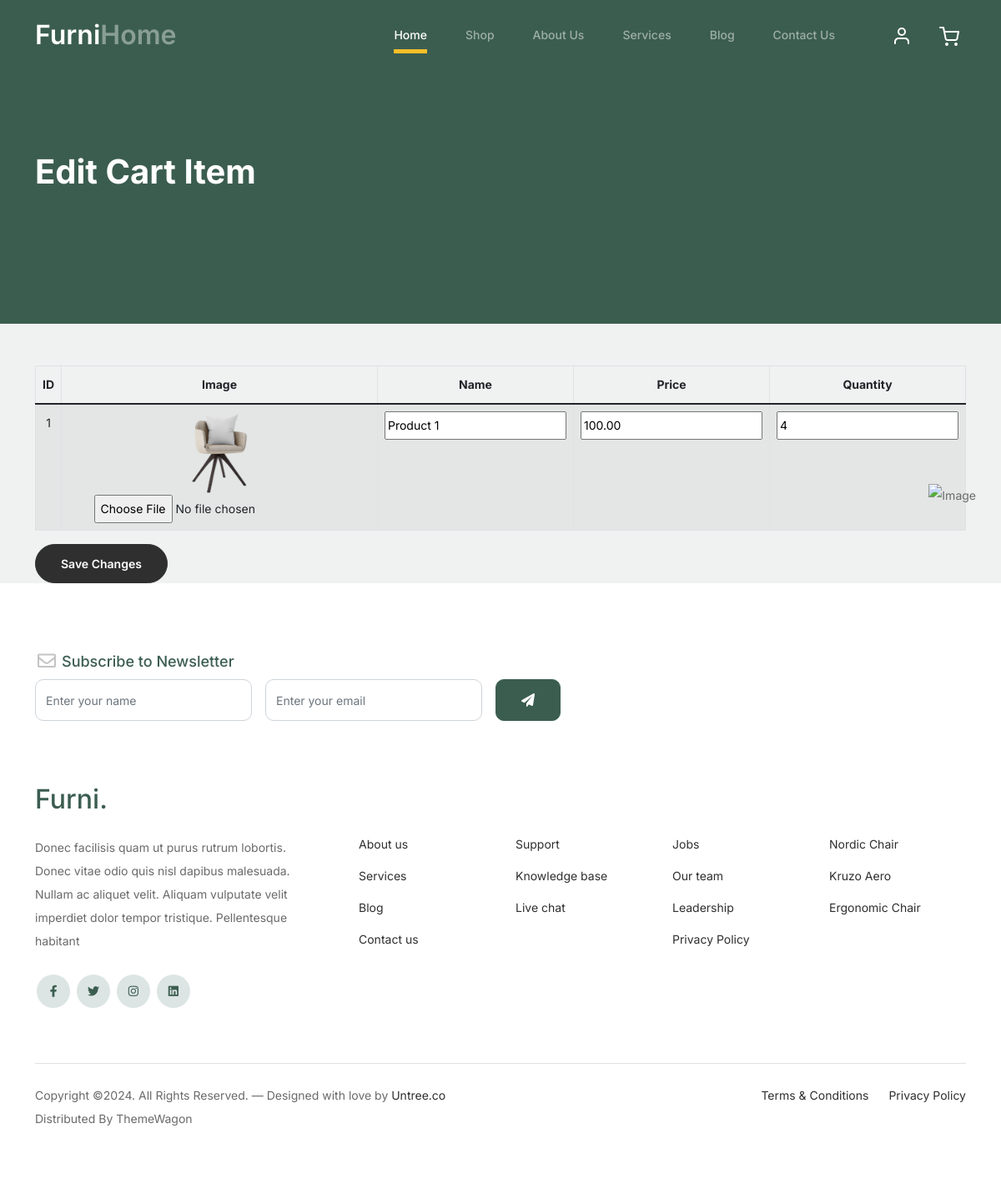
Screenshot of /editcart/1/ with the database file from the repository.
### furnitureapp/models.py (models this page shows)
class Product1(models.Model):
    name = models.CharField(max_length=255)
    price = models.DecimalField(max_digits=10, decimal_places=2)
    image = models.ImageField(upload_to='product1/', null=True, blank=True)
    quantity = models.PositiveIntegerField(default=1)
    @property
    def image_url(self):
        if self.image:
            return self.image.url
        return None

### furnitureapp/views.py (the view, shortened to what this page needs)
# urls.py: path('editcart/<int:id>/', views.editcart, name='editcart'),
def editcart(request, id):
    product = get_object_or_404(Product1, id=id)
    context = {
        'product': product
    }
    return render(request, 'editcart.html', context)

### templates/editcart.html (shortened to what this page needs)
{% extends 'Base/base.html' %}
{% block start %}
<div class="hero">
    <div class="container">
        <div class="row justify-content-between">
            <div class="col-lg-5">
                <div class="intro-excerpt">
                    <h1>Edit Cart Item</h1>
                </div>
            </div>
            <div class="col-lg-7"></div>
        </div>
    </div>
</div>
<div class="container table-container">
    <form method="post" action="{% url 'editcart' product.id %}" enctype="multipart/form-data">
        <table class="table table-striped table-bordered">
            <thead class="thead-dark">
                <tr>
                    <th>ID</th>
                    <th>Image</th>
                    <th>Name</th>
                    <th>Price</th>
                    <th>Quantity</th>
                </tr>
            </thead>
            <tbody>
                <tr>
                    <td>{{ product.id }}</td>
                    <td>
                        {% if product.image_url %}
                            <img src="{{ product.image_url }}" alt="{{ product.name }}" style="max-width: 100px; height: auto;">
                        {% else %}
                            No image
                        {% endif %}
                        <input type="file" name="product_image">
                    </td>
                    <td><input type="text" name="product_name" value="{{ product.name }}"></td>
                    <td><input type="number" name="product_price" value="{{ product.price }}" step="0.01"></td>
                    <td><input type="number" name="product_quantity" value="{{ product.quantity }}" min="1"></td>
                </tr>
            </tbody>
        </table>
        <div class="row">
            <div class="col-md-12">
                <button type="submit" class="btn btn-dark btn-sm btn-block">Save Changes</button>
            </div>
        </div>
    </form>
</div>
{% endblock %}

### static/css/style.css (style rules this page uses)
body { overflow-x: hidden; position: relative; }
body { font-family: "Inter", sans-serif; font-weight: 400; line-height: 28px; color: #6a6a6a; font-size: 14px; background-color: #eff2f1; }
.hero { background: #3b5d50; padding: calc(4rem - 30px) 0 0rem 0; }
@media (min-width: 768px) { .hero { padding: calc(4rem - 30px) 0 4rem 0; } }
@media (min-width: 992px) { .hero { padding: calc(8rem - 30px) 0 8rem 0; } }
.hero .intro-excerpt { position: relative; z-index: 4; }
@media (min-width: 992px) { .hero .intro-excerpt { max-width: 450px; } }
.hero h1 { font-weight: 700; color: #ffffff; margin-bottom: 30px; }
.btn { font-weight: 600; padding: 12px 30px; border-radius: 30px; color: #ffffff; background: #2f2f2f; border-color: #2f2f2f; }
.table-container { margin-top: 50px; }
.table { text-align: center; }
.btn { margin-right: 5px; }

### rows the page displays
Product1: id "1", image_url (picture), product_name "Product 1", product_price "100.00", product_quantity "4"
